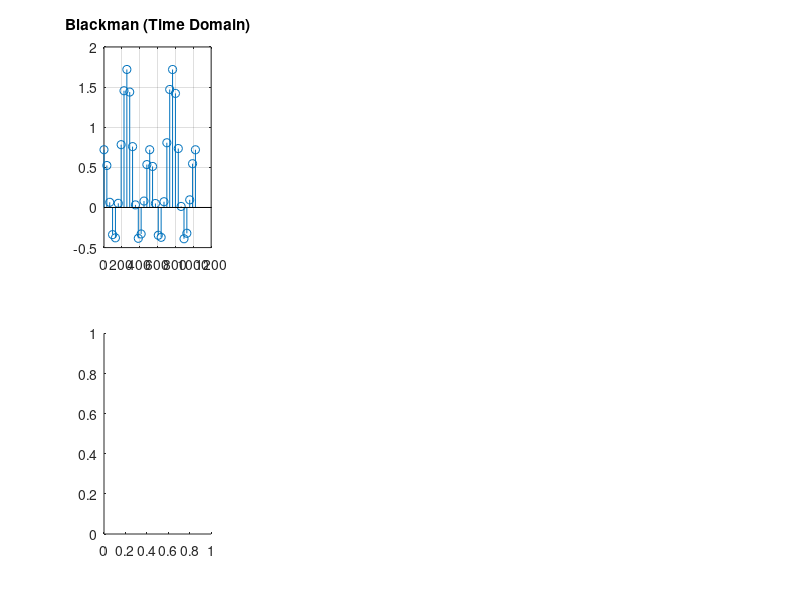

Source code (MATLAB): (Note: this script raises an error after producing the figure.)
%WAP to determine time domain and freq domain response of the fixed windows(Hamming Hanning Blackman Rectangle) taking N 25 & 1024. 
clc
clear all
close all



N=512;
x=0:32:1024;
black = 0.42-0.5*cos(2*pi*x/(N-1))+0.8*cos(4*pi*x/(N-1));
subplot(2,4,1)
stem(x,black);
title('Blackman (Time Domain)');
grid on;
subplot(2,4,5)
stem(x,mag2db(fftshift(fft(black))/max(fft(black))));
title('Blackman (Frequency Domain)');
grid on;

xn=0:32:1024;
hann = 0.5*(1-cos(2*pi*xn/N));
subplot(2,4,2)
stem(xn,hann);
title('hanning (Time Domain)');
grid on;
subplot(2,4,6)
stem(xn,mag2db(fftshift(fft(hann))/max(fft(hann))));
title('Hanning (Frequency Domain)');
grid on;

hamm = 0.54 - 0.46*cos(2*pi*xn/N);
subplot(2,4,3)
stem(xn,hamm);
title('Hamming (Time Domain)');
grid on;
subplot(2,4,7)
stem(xn,mag2db(fftshift(fft(hamm))/max(fft(hamm))));
title('Hamming (Frequency Domain)');
grid on;

x=-512:32:512;
a = 1*(x>=-512);
b= 1*(x<=512);
rect = a.*b;

subplot(2,4,4)
stem(x,rect);
title('Reactangle (Time Domain)');
grid on;
subplot(2,4,8)
stem(x,mag2db(fft(rect)/max(fft(rect))));
title('Rectangle (Frequency Domain)');
grid on;






